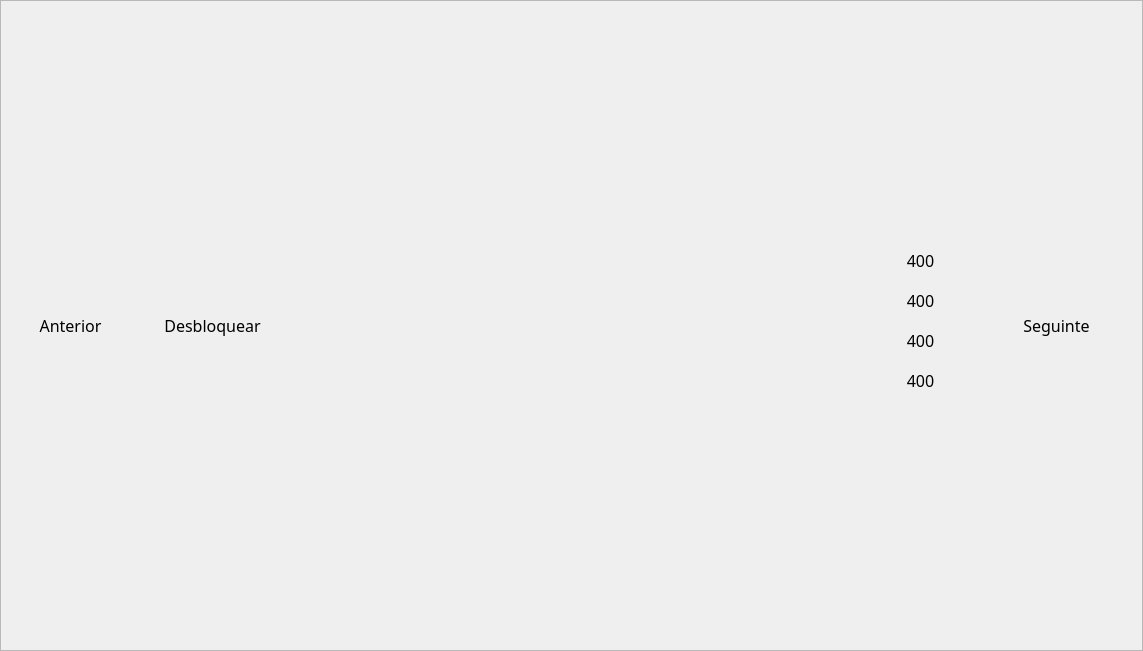
<?xml version="1.0" encoding="UTF-8"?>
<ui version="4.0">
 <class>Frame</class>
 <widget class="QFrame" name="Frame">
  <property name="geometry">
   <rect>
    <x>0</x>
    <y>0</y>
    <width>1143</width>
    <height>651</height>
   </rect>
  </property>
  <property name="windowTitle">
   <string>Frame</string>
  </property>
  <property name="frameShape">
   <enum>QFrame::StyledPanel</enum>
  </property>
  <property name="frameShadow">
   <enum>QFrame::Raised</enum>
  </property>
  <widget class="QPushButton" name="bt_left">
   <property name="geometry">
    <rect>
     <x>0</x>
     <y>0</y>
     <width>141</width>
     <height>651</height>
    </rect>
   </property>
   <property name="font">
    <font>
     <family>Yu Gothic UI Semilight</family>
     <pointsize>12</pointsize>
    </font>
   </property>
   <property name="styleSheet">
    <string notr="true"/>
   </property>
   <property name="text">
    <string>Anterior</string>
   </property>
   <property name="iconSize">
    <size>
     <width>26</width>
     <height>16</height>
    </size>
   </property>
   <property name="default">
    <bool>false</bool>
   </property>
   <property name="flat">
    <bool>true</bool>
   </property>
  </widget>
  <widget class="QPushButton" name="bt_right">
   <property name="geometry">
    <rect>
     <x>986</x>
     <y>0</y>
     <width>141</width>
     <height>651</height>
    </rect>
   </property>
   <property name="font">
    <font>
     <family>Yu Gothic UI Semilight</family>
     <pointsize>12</pointsize>
    </font>
   </property>
   <property name="styleSheet">
    <string notr="true"/>
   </property>
   <property name="text">
    <string>Seguinte</string>
   </property>
   <property name="iconSize">
    <size>
     <width>26</width>
     <height>16</height>
    </size>
   </property>
   <property name="default">
    <bool>false</bool>
   </property>
   <property name="flat">
    <bool>true</bool>
   </property>
  </widget>
  <widget class="QPushButton" name="bt_unlock">
   <property name="geometry">
    <rect>
     <x>142</x>
     <y>0</y>
     <width>141</width>
     <height>651</height>
    </rect>
   </property>
   <property name="font">
    <font>
     <family>Yu Gothic UI Semilight</family>
     <pointsize>12</pointsize>
    </font>
   </property>
   <property name="text">
    <string>Desbloquear</string>
   </property>
   <property name="flat">
    <bool>true</bool>
   </property>
  </widget>
  <widget class="QPushButton" name="lb_disparo">
   <property name="geometry">
    <rect>
     <x>860</x>
     <y>320</y>
     <width>121</width>
     <height>41</height>
    </rect>
   </property>
   <property name="font">
    <font>
     <family>Yu Gothic UI Semilight</family>
     <pointsize>12</pointsize>
    </font>
   </property>
   <property name="styleSheet">
    <string notr="true"/>
   </property>
   <property name="text">
    <string>400</string>
   </property>
   <property name="iconSize">
    <size>
     <width>26</width>
     <height>16</height>
    </size>
   </property>
   <property name="default">
    <bool>false</bool>
   </property>
   <property name="flat">
    <bool>true</bool>
   </property>
  </widget>
  <widget class="QPushButton" name="lb_velocity">
   <property name="geometry">
    <rect>
     <x>860</x>
     <y>280</y>
     <width>121</width>
     <height>41</height>
    </rect>
   </property>
   <property name="font">
    <font>
     <family>Yu Gothic UI Semilight</family>
     <pointsize>12</pointsize>
    </font>
   </property>
   <property name="styleSheet">
    <string notr="true"/>
   </property>
   <property name="text">
    <string>400</string>
   </property>
   <property name="iconSize">
    <size>
     <width>26</width>
     <height>16</height>
    </size>
   </property>
   <property name="default">
    <bool>false</bool>
   </property>
   <property name="flat">
    <bool>true</bool>
   </property>
  </widget>
  <widget class="QPushButton" name="lb_preco">
   <property name="geometry">
    <rect>
     <x>860</x>
     <y>240</y>
     <width>121</width>
     <height>41</height>
    </rect>
   </property>
   <property name="font">
    <font>
     <family>Yu Gothic UI Semilight</family>
     <pointsize>12</pointsize>
    </font>
   </property>
   <property name="styleSheet">
    <string notr="true"/>
   </property>
   <property name="text">
    <string>400</string>
   </property>
   <property name="iconSize">
    <size>
     <width>26</width>
     <height>16</height>
    </size>
   </property>
   <property name="default">
    <bool>false</bool>
   </property>
   <property name="flat">
    <bool>true</bool>
   </property>
  </widget>
  <widget class="QPushButton" name="lb_vida">
   <property name="geometry">
    <rect>
     <x>860</x>
     <y>360</y>
     <width>121</width>
     <height>41</height>
    </rect>
   </property>
   <property name="font">
    <font>
     <family>Yu Gothic UI Semilight</family>
     <pointsize>12</pointsize>
    </font>
   </property>
   <property name="styleSheet">
    <string notr="true"/>
   </property>
   <property name="text">
    <string>400</string>
   </property>
   <property name="iconSize">
    <size>
     <width>26</width>
     <height>16</height>
    </size>
   </property>
   <property name="default">
    <bool>false</bool>
   </property>
   <property name="flat">
    <bool>true</bool>
   </property>
  </widget>
 </widget>
 <resources/>
 <connections/>
</ui>
